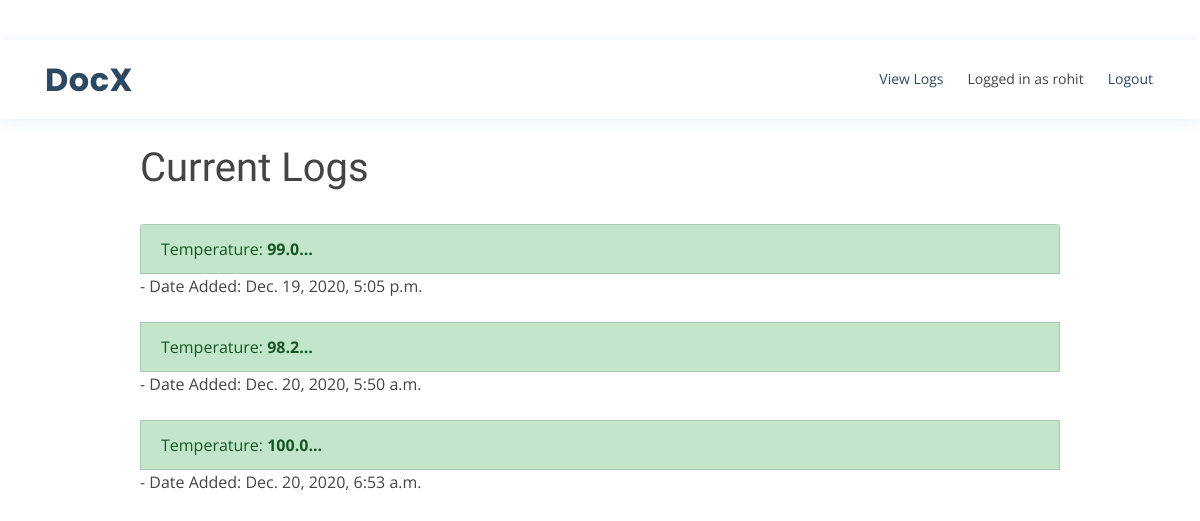
The app's page /viewlogs/ (signed in), older data.
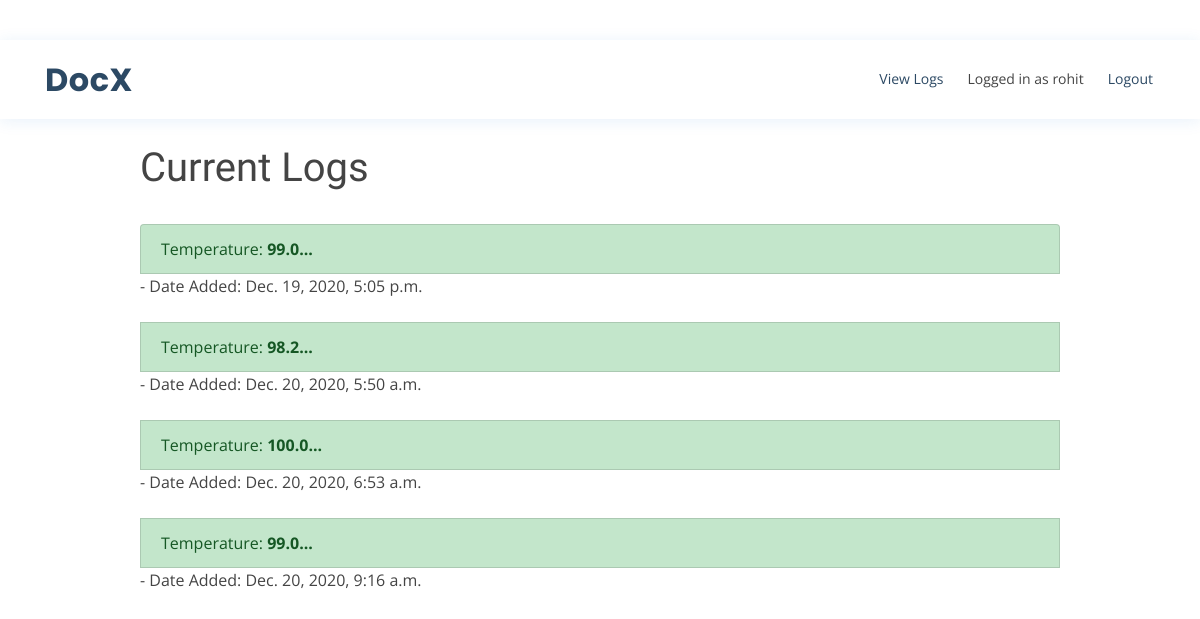
The same page, newer data.
### patient/models.py (models this page shows)
class Log(models.Model):
    temperature = models.FloatField()
    pulse = models.IntegerField(null=True)
    bp = models.CharField(max_length = 7)
    respiratory_rate = models.FloatField()
    oxygen_saturation = models.FloatField()
    doctor_comment = models.TextField(blank = True)
    added = models.DateTimeField(auto_now_add=True)
    user = models.ForeignKey(User, on_delete=models.CASCADE)

### patient/views.py (the view)
# urls.py: path('viewlogs/', views.viewlogs, name='viewlogs'),
@login_required
def viewlogs(request):
    logs = Log.objects.filter(user=request.user)
    return render(request, 'patient/viewlogs.html', {'logs':logs})

### patient/templates/patient/viewlogs.html
{% extends "patient/base.html" %}
{% block content %}
<body>
    <br>
    <br>
    <br>
    <br>
    <div class="row justify-content-center mt-5">
        <div class="col-md-10">
            <h1>Current Logs</h1>
            <br>
        {% if logs %}
            <div class="list-group">
                {% for log in logs %}
                    <a href="{% url 'viewlog' log.id %}" class="list-group-item list-group-item-success">Temperature: <b>{{ log.temperature }}...</b> <a>-    Date Added: {{ log.added }}</a> </a>
                    <br>
                    {% endfor %}
            </div>
        {% else %}
            <div class="text-center">
                <h2>Looks like you don't have any logs! You're dead.</h2>
            <br>
            </div>
        {% endif %}
        </div>
    </div>
</body>
{% endblock %}

### patient/templates/patient/base.html (shortened to what this page needs)
{% load static %}
<!DOCTYPE html>
<html lang="en">
<head>
  <link href="{% static 'patient/vendor/bootstrap/css/bootstrap.min.css' %}" rel="stylesheet">
  <link href="{% static 'patient/vendor/icofont/icofont.min.css' %}" rel="stylesheet">
  <link href="{% static 'patient/vendor/boxicons/css/boxicons.min.css' %}" rel="stylesheet">
  <link href="{% static 'patient/vendor/venobox/venobox.css' %}" rel="stylesheet">
  <link href="{% static 'patient/vendor/animate.css/animate.min.css' %}" rel="stylesheet">
  <link href="{% static 'patient/vendor/remixicon/remixicon.css' %}" rel="stylesheet">
  <link href="{% static 'patient/vendor/owl.carousel/assets/owl.carousel.min.css' %}" rel="stylesheet">
  <link href="{% static 'patient/vendor/bootstrap-datepicker/css/bootstrap-datepicker.min.css' %}" rel="stylesheet">
  <link href="{% static 'patient/css/style.css' %}" rel="stylesheet">
</head>
<body>
  <header id="header" class="fixed-top">
    <div class="container d-flex align-items-center">
      <h1 class="logo mr-auto"><a href="{% url 'home' %}">DocX</a></h1>
      <nav class="nav-menu d-none d-lg-block">
        <ul>
            {% if user.is_authenticated %}
                {% if user.username  == "medica01" %}
                    <li><a href="{% url 'createlog' %}">Create Log</a></li>
                    <li><a>Logged in as {{ user }}</a></li>
                    <li><a href="#" onclick="$('#signOutBtn').click()" class="nav-link">Logout</a>
                        <form style='display: none;' method="POST" action="{% url 'logoutuser' %}">
                            {% csrf_token %}
                            <button id="signOutBtn" type="submit">Logout</button>
                        </form></li>
                {% else %}
                    <li><a href="{% url 'viewlogs' %}">View Logs</a></li>
                    <li><a>Logged in as {{ user }}</a></li>
                    <li><a href="#" onclick="$('#signOutBtn').click()" class="nav-link">Logout</a>
                        </li>
                    {% endif %}
            {% else %}
            <li><a href="#appointment">Nearby Doctors</a></li>
            <li><a href="{% url 'loginhospital' %}">Login as Hospital</a></li>
        </ul>
      </nav>
      <a href="{% url 'loginuser' %}" class="appointment-btn scrollto">Patient Login</a>
      {% endif %}
    </div>
  </header>
  <div class="container">
    {% block content %}{% endblock %}
    </div>

### patient/static/patient/css/style.css (style rules this page uses)
body { font-family: "Open Sans", sans-serif; color: #444444; }
a { color: #1977cc; }
h1, h2, h3, h4, h5, h6 { font-family: "Raleway", sans-serif; }
#header { background: #fff; transition: all 0.5s; z-index: 997; padding: 15px 0; top: 40px; box-shadow: 0px 2px 15px rgba(25, 119, 204, 0.1); }
#header .logo { font-size: 32px; margin: 0; padding: 0; line-height: 1; font-weight: 700; letter-spacing: 0.5px; font-family: "Poppins", sans-serif; }
#header .logo a { color: #2c4964; }
.nav-menu ul { margin: 0; padding: 0; list-style: none; }
.nav-menu > ul { display: flex; }
.nav-menu > ul > li { position: relative; white-space: nowrap; padding: 8px 0 8px 20px; }
.nav-menu a { display: block; position: relative; color: #2c4964; transition: 0.3s; font-size: 14px; font-family: "Open Sans", sans-serif; padding: 5px 2px; border-bottom: 2px solid #fff; }

Row changes from the older to the newer data that the page shows:
added Log: temperature "99.0", added "Dec. 20, 2020, 9:16 a.m."
